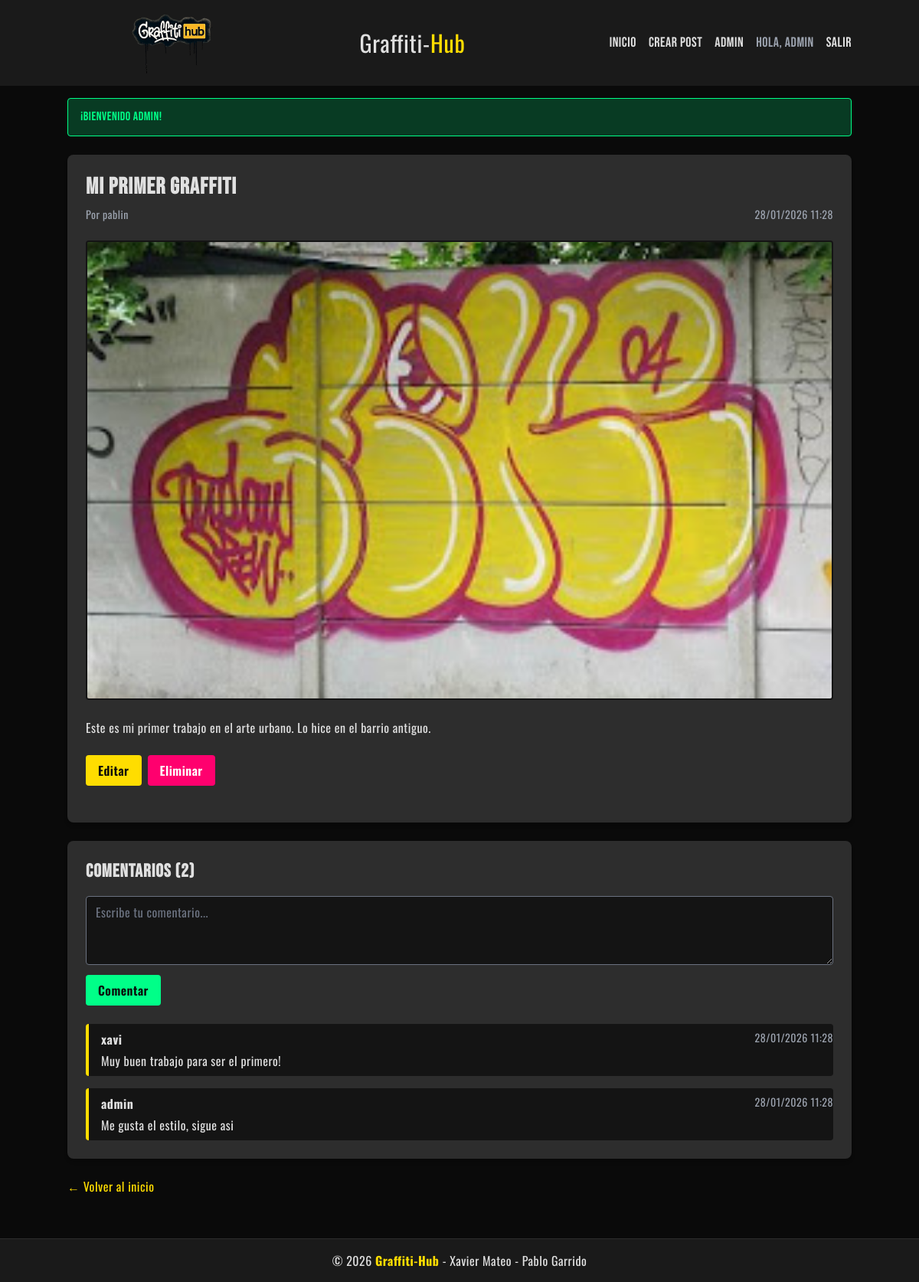
/posts/2 (signed in), run on the app's committed database.
### tables this page shows
CREATE TABLE posts (
    id INT AUTO_INCREMENT PRIMARY KEY,
    user_id INT NOT NULL,
    title VARCHAR(200) NOT NULL,
    content TEXT NOT NULL,
    image VARCHAR(255),
    status ENUM('draft', 'published') DEFAULT 'draft',
    created_at TIMESTAMP DEFAULT CURRENT_TIMESTAMP,
    updated_at TIMESTAMP DEFAULT CURRENT_TIMESTAMP ON UPDATE CURRENT_TIMESTAMP,
    FOREIGN KEY (user_id) REFERENCES users(id) ON DELETE CASCADE
);

CREATE TABLE users (
    id INT AUTO_INCREMENT PRIMARY KEY,
    username VARCHAR(50) UNIQUE NOT NULL,
    email VARCHAR(100) UNIQUE NOT NULL,
    password VARCHAR(255) NOT NULL,
    role ENUM('user', 'admin') DEFAULT 'user',
    created_at TIMESTAMP DEFAULT CURRENT_TIMESTAMP
);

CREATE TABLE comments (
    id INT AUTO_INCREMENT PRIMARY KEY,
    post_id INT NOT NULL,
    user_id INT NOT NULL,
    content TEXT NOT NULL,
    created_at TIMESTAMP DEFAULT CURRENT_TIMESTAMP,
    FOREIGN KEY (post_id) REFERENCES posts(id) ON DELETE CASCADE,
    FOREIGN KEY (user_id) REFERENCES users(id) ON DELETE CASCADE
);

### app/Controllers/PostController.php (called while the page is built, shortened)
<?php
require_once __DIR__ . '/../../config/database.php';
require_once __DIR__ . '/../../config/config.php';
require_once __DIR__ . '/../Models/Post.php';
require_once __DIR__ . '/../Models/Comment.php';
class PostController {
    private $post;
    private $comment;
    public function __construct() {
        $database = new Database();
        $this->db = $database->connect();
        $this->post = new Post($this->db);
        $this->comment = new Comment($this->db);
    }
    public function show($id) {
        $post = $this->post->getById($id);
        $comments = $this->comment->getByPost($id);
        require_once __DIR__ . '/../Views/posts/show.php';
    }
}
?>

### config/database.php (called while the page is built, shortened)
<?php
class Database {
    private $host;
    private $db_name;
    private $username;
    private $password;
    public function __construct() {
        $this->host = getenv('DB_HOST') ?: 'db';
        $this->db_name = getenv('DB_NAME') ?: 'blog_db';
        $this->username = getenv('DB_USER') ?: 'blog_user';
        $this->password = getenv('DB_PASS') ?: 'blog_password';
    }
    public function connect() {
        $this->conn = null;
        $max_attempts = 10;
        $attempt = 0;
        while ($attempt < $max_attempts) {
            try {
                $this->conn = new PDO(
                    "mysql:host=" . $this->host . ";dbname=" . $this->db_name,
                    $this->username,
                    $this->password,
                    array(
                        PDO::ATTR_ERRMODE => PDO::ERRMODE_EXCEPTION,
                        PDO::ATTR_DEFAULT_FETCH_MODE => PDO::FETCH_ASSOC,
                        PDO::MYSQL_ATTR_INIT_COMMAND => "SET NAMES utf8mb4"
                    )
                );
                break;
            } catch(PDOException $e) {
                $attempt++;
                if ($attempt >= $max_attempts) {
                    die("Error de conexión después de $max_attempts intentos: " . $e->getMessage() .
                        "<br><br>Asegúrate de que los contenedores estén corriendo: <code>docker-compose up -d</code>");
                }
                sleep(1);
            }
        }
        return $this->conn;
    }
}
?>

### app/Models/Post.php (called while the page is built, shortened)
<?php
class Post {
    private $conn;
    private $table = 'posts';
    public function __construct($db) {
        $this->conn = $db;
    }
    public function getById($id) {
        $query = "SELECT p.*, u.username, u.email
                  FROM " . $this->table . " p
                  LEFT JOIN users u ON p.user_id = u.id
                  WHERE p.id = :id";
        $stmt = $this->conn->prepare($query);
        $stmt->bindParam(':id', $id);
        $stmt->execute();
        return $stmt->fetch(PDO::FETCH_ASSOC);
    }
}
?>

### config/config.php (called while the page is built, shortened)
<?php
function isLoggedIn() {
    return isset($_SESSION['user_id']);
}
function isAdmin() {
    return isset($_SESSION['role']) && $_SESSION['role'] === 'admin';
}
?>

### app/Models/Comment.php (called while the page is built, shortened)
<?php
class Comment {
    private $conn;
    private $table = 'comments';
    public function __construct($db) {
        $this->conn = $db;
    }
    public function getByPost($post_id) {
        $query = "SELECT c.*, u.username
                  FROM " . $this->table . " c
                  LEFT JOIN users u ON c.user_id = u.id
                  WHERE c.post_id = :post_id
                  ORDER BY c.created_at DESC";
        $stmt = $this->conn->prepare($query);
        $stmt->bindParam(':post_id', $post_id);
        $stmt->execute();
        return $stmt->fetchAll(PDO::FETCH_ASSOC);
    }
}
?>

### app/Views/posts/show.php (the view, shortened to what this page needs)
<?php include __DIR__ . '/../layouts/header.php'; ?>
<div class="bg-gray-medium p-6 rounded-lg shadow-md">
    <div class="mb-6">
        <h1 class="text-3xl font-bold mb-2 text-gray-light"><?= htmlspecialchars($post['title']) ?></h1>
        <div class="flex justify-between items-center text-gray-400 text-sm mb-4">
            <span>Por <?= htmlspecialchars($post['username']) ?></span>
            <span><?= date('d/m/Y H:i', strtotime($post['created_at'])) ?></span>
        </div>
    </div>
    <?php if($post['image']): ?>
        <img src="<?= UPLOAD_URL . $post['image'] ?>"
             alt="<?= htmlspecialchars($post['title']) ?>"
             class="w-full max-h-[600px] object-cover rounded mb-6 border-2 border-dark-alt">
    <?php endif; ?>
    <div class="prose max-w-none mb-6">
        <p class="text-gray-light whitespace-pre-wrap"><?= htmlspecialchars($post['content']) ?></p>
    </div>
    <?php if(isLoggedIn() && ($_SESSION['user_id'] == $post['user_id'] || isAdmin())): ?>
        <div class="flex gap-2 mb-6">
            <a href="<?= BASE_URL ?>/posts/edit/<?= $post['id'] ?>"
               class="bg-yellow-hub text-dark-bg px-4 py-2 rounded hover:bg-yellow-gold transition-colors font-semibold">
                Editar
            </a>
            <a href="<?= BASE_URL ?>/posts/delete/<?= $post['id'] ?>"
               onclick="return confirm('¿Estás seguro de eliminar este post?')"
               class="bg-neon-magenta text-white px-4 py-2 rounded hover:bg-red-500 transition-colors font-semibold">
                Eliminar
            </a>
        </div>
    <?php endif; ?>
</div>
<div class="bg-gray-medium p-6 rounded-lg shadow-md mt-6">
    <h2 class="text-2xl font-bold mb-4 text-gray-light">Comentarios (<?= count($comments) ?>)</h2>
    <?php if(isLoggedIn()): ?>
        <form method="POST" action="<?= BASE_URL ?>/posts/<?= $post['id'] ?>/comment" class="mb-6">
            <textarea name="content" rows="3" required placeholder="Escribe tu comentario..."
                      class="w-full px-3 py-2 bg-dark-alt border border-gray-500 rounded text-gray-light placeholder-gray-500 focus:outline-none focus:border-yellow-hub"></textarea>
            <button type="submit"
                    class="mt-2 bg-neon-green text-dark-bg px-4 py-2 rounded hover:bg-yellow-hub transition-colors font-semibold">
                Comentar
            </button>
        </form>
    <?php else: ?>
        <p class="text-gray-400 mb-6">
            <a href="<?= BASE_URL ?>/login" class="text-yellow-hub hover:text-yellow-gold transition-colors">Inicia sesión</a> para comentar
        </p>
    <?php endif; ?>
    <?php if(empty($comments)): ?>
        <p class="text-gray-400">No hay comentarios aún. ¡Sé el primero en comentar!</p>
    <?php else: ?>
        <div class="space-y-4">
            <?php foreach($comments as $comment): ?>
                <div class="border-l-4 border-yellow-hub pl-4 py-2 bg-dark-alt rounded">
                    <div class="flex justify-between items-start mb-1">
                        <span class="font-bold text-gray-light"><?= htmlspecialchars($comment['username']) ?></span>
                        <span class="text-sm text-gray-400"><?= date('d/m/Y H:i', strtotime($comment['created_at'])) ?></span>
                    </div>
                    <p class="text-gray-light"><?= htmlspecialchars($comment['content']) ?></p>
                </div>
            <?php endforeach; ?>
        </div>
    <?php endif; ?>
</div>
<a href="<?= BASE_URL ?>/" class="inline-block mt-6 text-yellow-hub hover:text-yellow-gold transition-colors">
    ← Volver al inicio
</a>
<?php include __DIR__ . '/../layouts/footer.php'; ?>

### app/Views/layouts/header.php (style rules this page uses)
body { font-family: 'Oswald', Arial Narrow, sans-serif; letter-spacing: 0.5px; }
h1, h2, h3, h4, h5, h6 { font-family: 'Bebas Neue', Impact, sans-serif; letter-spacing: 1px; }

### data on the page
posts: title "Mi primer graffiti", user.username "pablin", created_at "28/01/2026 11:28", image (picture), content "Este es mi primer trabajo en el arte urbano. Lo hice en el barrio antiguo."
comments: user.username "xavi", created_at "28/01/2026 11:28", content "Muy buen trabajo para ser el primero!"
comments: user.username "admin", created_at "28/01/2026 11:28", content "Me gusta el estilo, sigue asi"

### other printed values
$_SESSION['username'] "ADMIN"
$_SESSION['success'] "¡Bienvenido admin!"
count($comments) "2"
